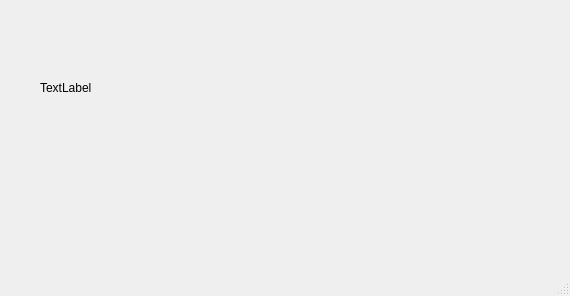
<?xml version="1.0" encoding="UTF-8"?>
<ui version="4.0">
 <class>MainWindowTesting</class>
 <widget class="QMainWindow" name="MainWindowTesting">
  <property name="geometry">
   <rect>
    <x>0</x>
    <y>0</y>
    <width>570</width>
    <height>296</height>
   </rect>
  </property>
  <property name="windowTitle">
   <string>MainWindow</string>
  </property>
  <widget class="QWidget" name="centralwidget">
   <widget class="QLabel" name="label">
    <property name="geometry">
     <rect>
      <x>40</x>
      <y>80</y>
      <width>59</width>
      <height>15</height>
     </rect>
    </property>
    <property name="text">
     <string>TextLabel</string>
    </property>
   </widget>
  </widget>
  <widget class="QMenuBar" name="menubar">
   <property name="geometry">
    <rect>
     <x>0</x>
     <y>0</y>
     <width>570</width>
     <height>20</height>
    </rect>
   </property>
  </widget>
  <widget class="QStatusBar" name="statusbar"/>
 </widget>
 <resources/>
 <connections/>
</ui>
